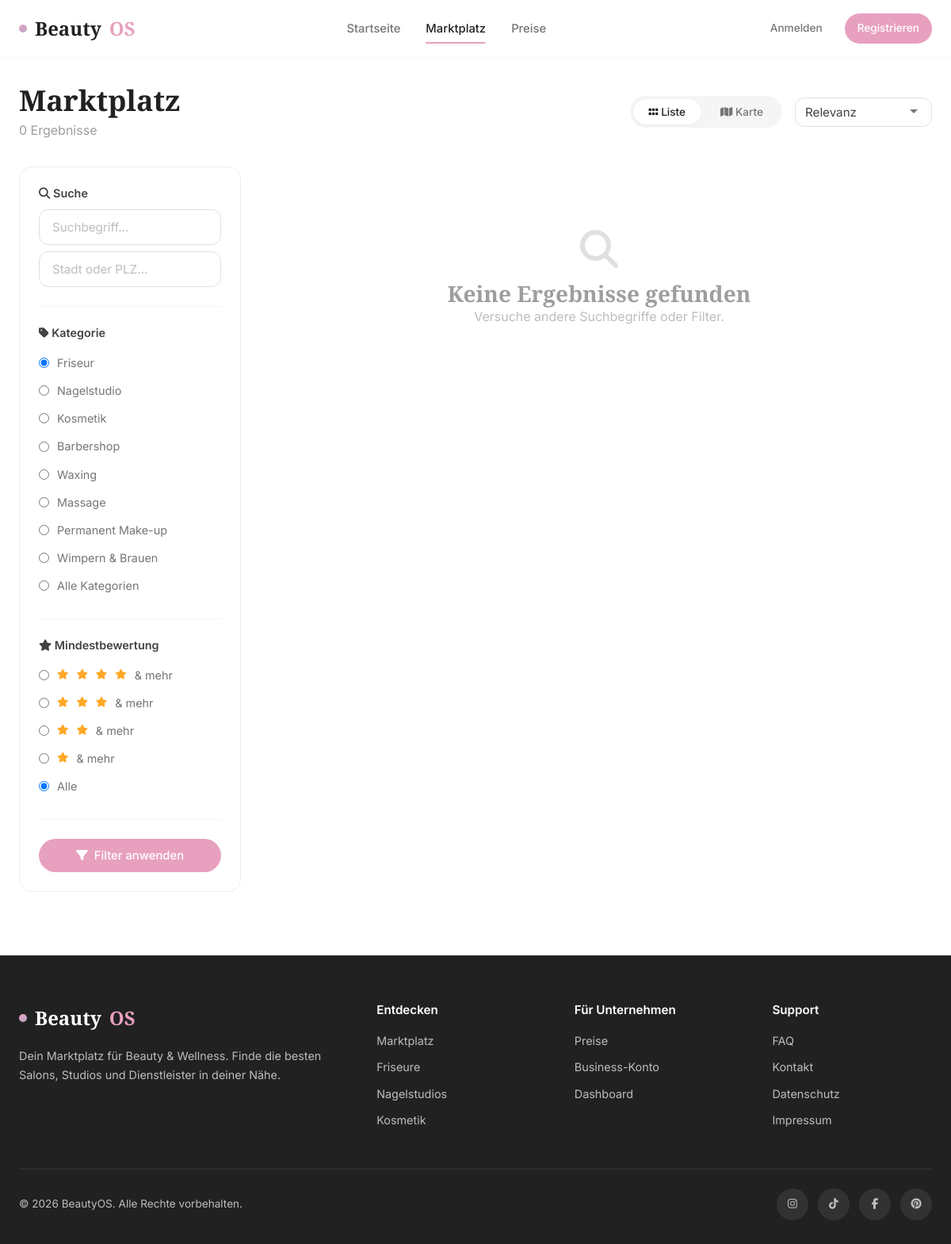
The app's page /marketplace.php?category=friseur with its own data.
### tables this page shows
CREATE TABLE `categories` (
    `id` INT AUTO_INCREMENT PRIMARY KEY,
    `name` VARCHAR(100) NOT NULL,
    `slug` VARCHAR(120) NOT NULL UNIQUE,
    `icon` VARCHAR(50) DEFAULT NULL,
    `description` TEXT DEFAULT NULL,
    `sort_order` INT NOT NULL DEFAULT 0,
    `created_at` DATETIME NOT NULL DEFAULT CURRENT_TIMESTAMP
);

### config/app.php (called while the page is built, shortened)
<?php
function e(string $str): string {
    return htmlspecialchars($str, ENT_QUOTES, 'UTF-8');
}

### marketplace.php (the view, shortened to what this page needs)
<?php
require_once 'includes/header.php';
$db = getDB();
$search = trim($_GET['q'] ?? '');
$location = trim($_GET['location'] ?? '');
$category = trim($_GET['category'] ?? '');
$rating = (int)($_GET['rating'] ?? 0);
$sort = $_GET['sort'] ?? 'relevance';
$page = max(1, (int)($_GET['page'] ?? 1));
$perPage = 12;
$offset = ($page - 1) * $perPage;
$where = ["b.status = 'active'"];
$params = [];
if ($category) {
    $where[] = "c.slug = ?";
    $params[] = $category;
}
$whereSQL = implode(' AND ', $where);
$orderBy = match($sort) {
    'rating' => 'avg_r.avg_rating DESC',
    'name' => 'b.name ASC',
    'newest' => 'b.created_at DESC',
    default => 'b.subscription_plan_id DESC, b.is_verified DESC, avg_r.avg_rating DESC',
};
$countSQL = "
    SELECT COUNT(DISTINCT b.id)
    FROM businesses b
    LEFT JOIN business_categories bc ON b.id = bc.business_id
    LEFT JOIN categories c ON bc.category_id = c.id
    LEFT JOIN services s ON b.id = s.business_id
    LEFT JOIN (SELECT business_id, AVG(rating) as avg_rating FROM reviews GROUP BY business_id) avg_r ON b.id = avg_r.business_id
    WHERE $whereSQL
";
$stmt = $db->prepare($countSQL);
$stmt->execute($params);
$totalResults = $stmt->fetchColumn();
$sql = "
    SELECT b.*,
           GROUP_CONCAT(DISTINCT c.name) as category_names,
           COALESCE(avg_r.avg_rating, 0) as avg_rating,
           COALESCE(avg_r.review_count, 0) as review_count,
           MIN(s.price) as min_price
    FROM businesses b
    LEFT JOIN business_categories bc ON b.id = bc.business_id
    LEFT JOIN categories c ON bc.category_id = c.id
    LEFT JOIN services s ON b.id = s.business_id
    LEFT JOIN (SELECT business_id, AVG(rating) as avg_rating, COUNT(*) as review_count FROM reviews GROUP BY business_id) avg_r ON b.id = avg_r.business_id
    WHERE $whereSQL
    GROUP BY b.id
    ORDER BY $orderBy
    LIMIT $perPage OFFSET $offset
";
$stmt = $db->prepare($sql);
$stmt->execute($params);
$businesses = $stmt->fetchAll();
$categories = $db->query("SELECT * FROM categories ORDER BY sort_order")->fetchAll();
?>
<section class="section" style="padding-top: 32px;">
    <div class="container container-lg">
        <div style="display: flex; align-items: center; justify-content: space-between; margin-bottom: 32px; flex-wrap: wrap; gap: 16px;">
            <div>
                <h2 style="margin-bottom: 4px;">Marktplatz</h2>
                <p style="color: var(--gray-500);"><?= $totalResults ?> Ergebnisse<?= $search ? ' für "' . e($search) . '"' : '' ?><?= $location ? ' in ' . e($location) : '' ?></p>
            </div>
            <div style="display: flex; align-items: center; gap: 16px;">
                <div class="view-toggle">
                    <button class="active" onclick="toggleView('grid')"><i class="fas fa-grip"></i> Liste</button>
                    <button onclick="toggleView('map')"><i class="fas fa-map"></i> Karte</button>
                </div>
                <select class="form-control" style="width: auto; padding: 8px 36px 8px 12px;" onchange="window.location.href=updateParam('sort', this.value)">
                    <option value="relevance" <?= $sort === 'relevance' ? 'selected' : '' ?>>Relevanz</option>
                </select>
            </div>
        </div>
        <div class="marketplace-layout">
            <aside class="filters-sidebar">
                <form method="GET" id="filterForm">
                    <div class="filter-group">
                        <h4><i class="fas fa-search"></i> Suche</h4>
                        <input type="text" name="q" class="form-control" placeholder="Suchbegriff..." value="<?= e($search) ?>" style="margin-bottom: 8px;">
                        <input type="text" name="location" class="form-control" placeholder="Stadt oder PLZ..." value="<?= e($location) ?>">
                    </div>
                    <div class="filter-group">
                        <h4><i class="fas fa-tag"></i> Kategorie</h4>
                        <?php foreach ($categories as $cat): ?>
                        <label class="filter-option">
                            <input type="radio" name="category" value="<?= e($cat['slug']) ?>" <?= $category === $cat['slug'] ? 'checked' : '' ?>>
                            <?= e($cat['name']) ?>
                        </label>
                        <?php endforeach; ?>
                        <label class="filter-option">
                            <input type="radio" name="category" value="" <?= !$category ? 'checked' : '' ?>>
                            Alle Kategorien
                        </label>
                    </div>
                    <div class="filter-group">
                        <h4><i class="fas fa-star"></i> Mindestbewertung</h4>
                        <?php for ($r = 4; $r >= 1; $r--): ?>
                        <label class="filter-option">
                            <input type="radio" name="rating" value="<?= $r ?>" <?= $rating === $r ? 'checked' : '' ?>>
                            <?php for ($s = 0; $s < $r; $s++): ?><i class="fas fa-star" style="color: var(--warning); font-size: 0.8rem;"></i><?php endfor; ?> & mehr
                        </label>
                        <?php endfor; ?>
                        <label class="filter-option">
                            <input type="radio" name="rating" value="0" <?= $rating === 0 ? 'checked' : '' ?>>
                            Alle
                        </label>
                    </div>
                    <button type="submit" class="btn btn-primary w-100"><i class="fas fa-filter"></i> Filter anwenden</button>
                </form>
            </aside>
            <div>
                <div id="gridView">
                    <?php if (empty($businesses)): ?>
                        <div style="text-align: center; padding: 80px 20px;">
                            <i class="fas fa-search" style="font-size: 3rem; color: var(--gray-300); margin-bottom: 16px;"></i>
                            <h3 style="color: var(--gray-500);">Keine Ergebnisse gefunden</h3>
                            <p style="color: var(--gray-400);">Versuche andere Suchbegriffe oder Filter.</p>
                        </div>
                    <?php endif; ?>
                </div>
            </div>
        </div>
    </div>
</section>
<?php require_once 'includes/footer.php'; ?>

### assets/css/style.css (style rules this page uses)
:root { --primary: #e8a0bf; --primary-dark: #d4809f; --primary-light: #f5d5e5; --primary-50: #fdf2f8; --secondary: #d4a574; --secondary-light: #f0dcc8; --accent: #b8a9c9; --accent-light: #e8e0f0; --beige: #f5f0eb; --beige-dark: #e8ddd4; --white: #ffffff; --gray-50: #fafafa; --gray-100: #f5f5f5; --gray-200: #eeeeee; --gray-300: #e0e0e0; --gray-400: #bdbdbd; --gray-500: #9e9e9e; --gray-600: #757575; --gray-700: #616161; --gray-800: #424242; --gray-900: #212121; --success: #66bb6a; --warning: #ffa726; --danger: #ef5350; --info: #42a5f5; --font-main: 'Inter', -apple-system, BlinkMacSystemFont, 'Segoe UI', sans-serif; --font-display: 'Playfair Display', Georgia, serif; --shadow-sm: 0 1px 3px rgba(0,0,0,0.06); --shadow-md: 0 4px 12px rgba(0,0,0,0.08); --shadow-lg: 0 8px 30px rgba(0,0,0,0.1); --shadow-xl: 0 20px 60px rgba(0,0,0,0.12); --radius-sm: 8px; --radius-md: 12px; --radius-lg: 16px; --radius-xl: 24px; --radius-full: 9999px; --transition: all 0.3s cubic-bezier(0.4, 0, 0.2, 1); }
*, *::before, *::after { margin: 0; padding: 0; box-sizing: border-box; }
html { scroll-behavior: smooth; -webkit-font-smoothing: antialiased; }
body { font-family: var(--font-main); background: var(--white); color: var(--gray-800); line-height: 1.6; min-height: 100vh; display: flex; flex-direction: column; }
button, input, select, textarea { font-family: inherit; font-size: inherit; }
h1, h2, h3, h4, h5, h6 { font-family: var(--font-display); font-weight: 600; line-height: 1.2; color: var(--gray-900); }
h2 { font-size: 2.25rem; }
h3 { font-size: 1.75rem; }
h4 { font-size: 1.25rem; }
.container { width: 100%; max-width: 1280px; margin: 0 auto; padding: 0 24px; }
.container-lg { max-width: 1440px; }
.btn { display: inline-flex; align-items: center; justify-content: center; gap: 8px; padding: 12px 24px; border-radius: var(--radius-full); font-weight: 500; font-size: 0.925rem; cursor: pointer; border: none; transition: var(--transition); white-space: nowrap; }
.btn-primary { background: var(--primary); color: var(--white); }
.form-control { width: 100%; padding: 12px 16px; border: 1.5px solid var(--gray-300); border-radius: var(--radius-md); font-size: 0.95rem; color: var(--gray-800); background: var(--white); transition: var(--transition); outline: none; }
.form-control::placeholder { color: var(--gray-400); }
select.form-control { appearance: none; background-repeat: no-repeat; background-position: right 16px center; padding-right: 40px; }
.section { padding: 80px 0; }
.marketplace-layout { display: grid; grid-template-columns: 280px 1fr; gap: 32px; align-items: start; }
.filters-sidebar { position: sticky; top: 96px; background: var(--white); border-radius: var(--radius-lg); border: 1px solid var(--gray-200); padding: 24px; }
.filter-group { margin-bottom: 24px; padding-bottom: 24px; border-bottom: 1px solid var(--gray-100); }
.filter-group h4 { font-family: var(--font-main); font-size: 0.9rem; font-weight: 600; margin-bottom: 12px; color: var(--gray-800); }
.filter-option { display: flex; align-items: center; gap: 10px; padding: 6px 0; cursor: pointer; font-size: 0.9rem; color: var(--gray-600); }
.view-toggle { display: flex; background: var(--gray-100); border-radius: var(--radius-full); padding: 4px; gap: 4px; }
.view-toggle button { padding: 8px 20px; border: none; background: transparent; border-radius: var(--radius-full); font-size: 0.85rem; font-weight: 500; cursor: pointer; color: var(--gray-600); transition: var(--transition); }
.view-toggle button.active { background: var(--white); color: var(--gray-900); box-shadow: var(--shadow-sm); }
.w-100 { width: 100%; }

### records on screen
categories: slug "☑ Friseur", name "Friseur"
categories: slug "☐ Nagelstudio", name "Nagelstudio"
categories: slug "☐ Kosmetik", name "Kosmetik"
categories: slug "☐ Barbershop", name "Barbershop"
categories: slug "☐ Waxing", name "Waxing"
categories: slug "☐ Massage", name "Massage"
categories: slug "☐ Permanent Make-up", name "Permanent Make-up"
categories: slug "☐ Wimpern & Brauen", name "Wimpern & Brauen"

### other values on screen
$totalResults "0"
